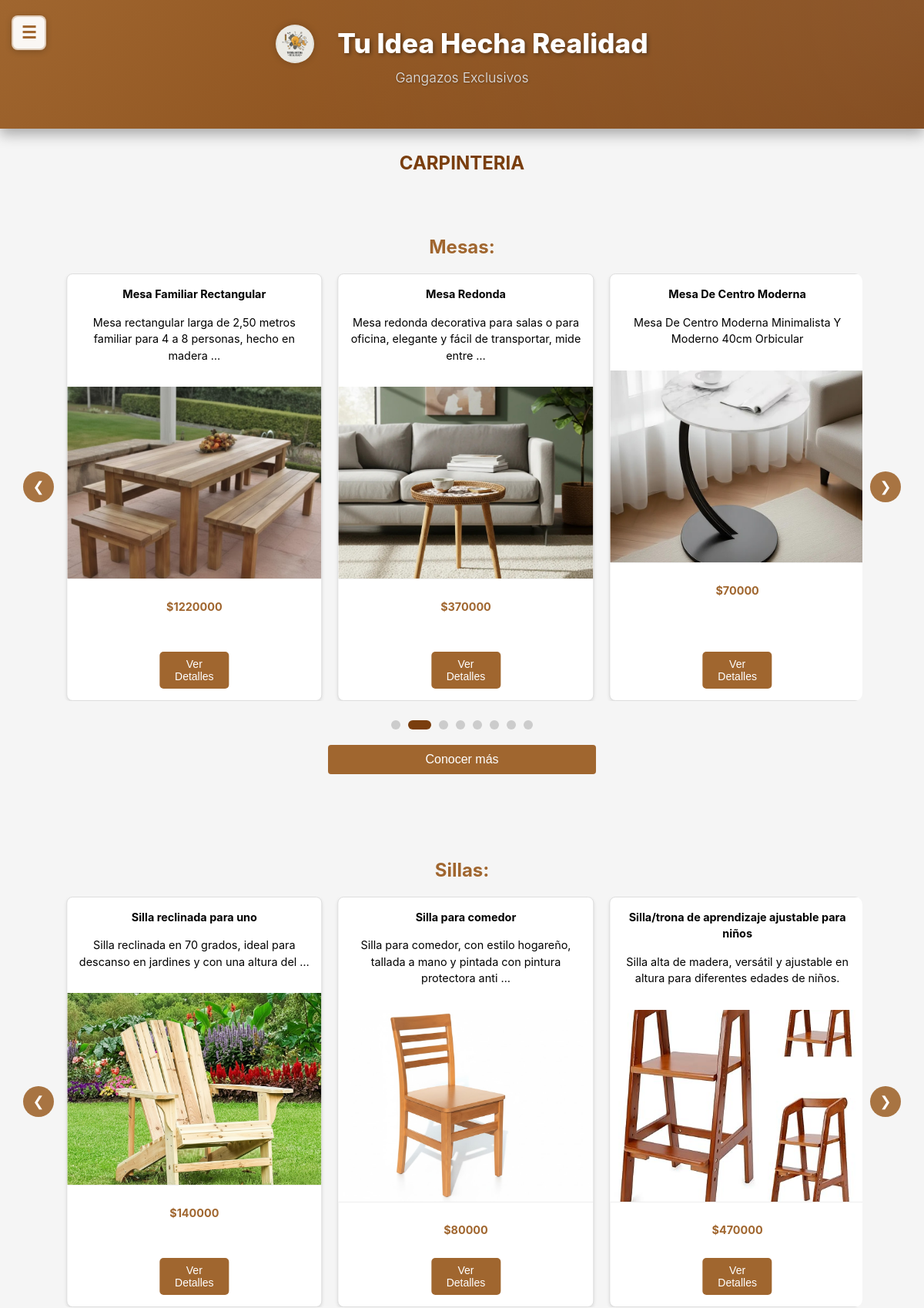
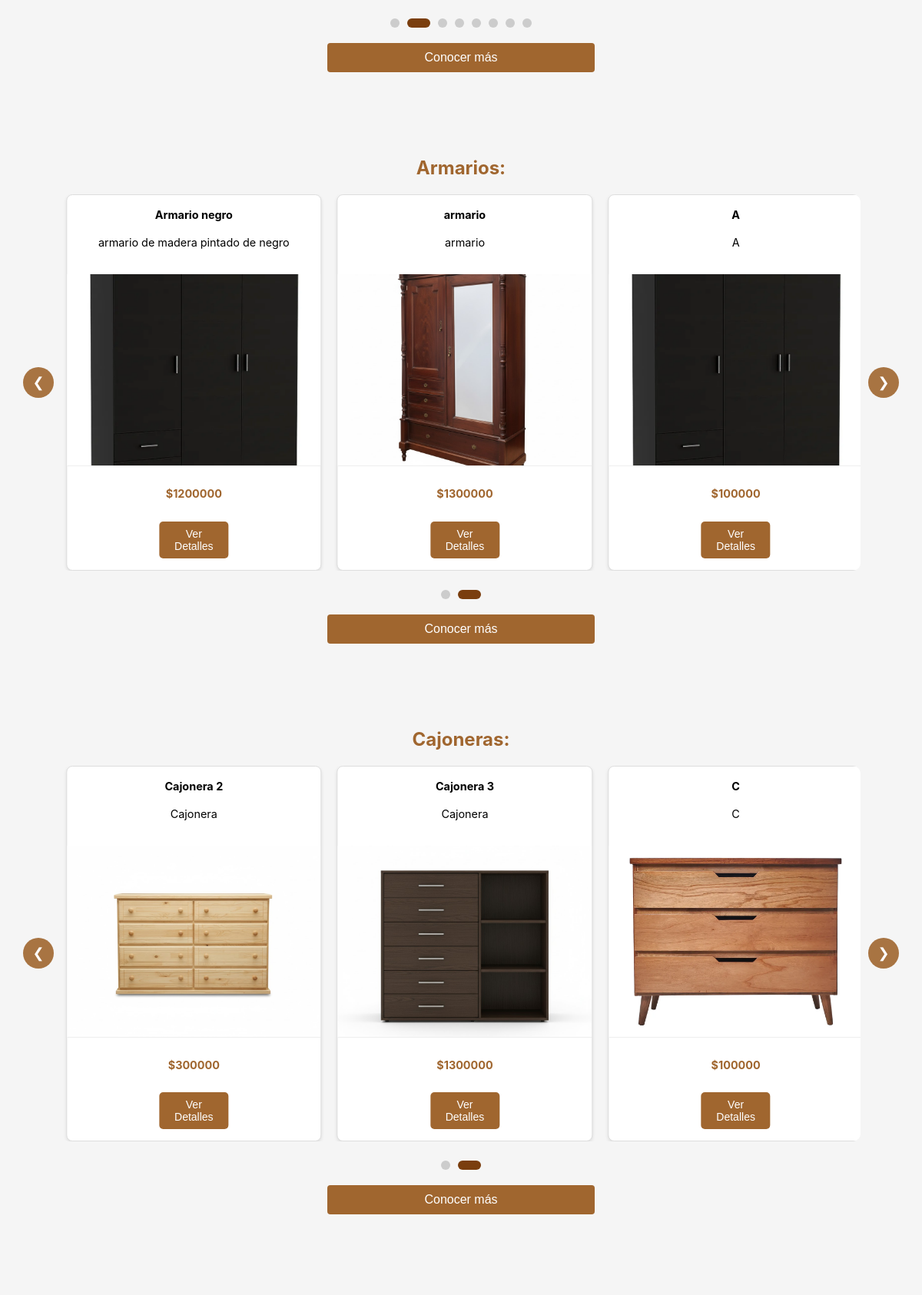
/productos/ (upper part), run on the app's committed database (2 pictures, top to bottom).
### core/models.py (models this page shows)
class Mesas(models.Model):
    nombre1 = models.CharField(max_length=100)
    descripcion1 = models.CharField(max_length=250, default='', blank=True,null=True)
    precio1 = models.DecimalField(max_digits=10, decimal_places=2)
    imagen1 = models.ImageField(upload_to='uploads/productos/')
    cantidad_disponible = models.IntegerField(default=0)
    is_active = models.BooleanField(default=True)

class Sillas(models.Model):
    nombre2 = models.CharField(max_length=100)
    descripcion2 = models.CharField(max_length=250, default='', blank=True,null=True)
    precio2 = models.DecimalField(max_digits=10, decimal_places=2)
    imagen2 = models.ImageField(upload_to='uploads/productos/')
    cantidad_disponible = models.IntegerField(default=0)
    is_active = models.BooleanField(default=True)

class Armarios(models.Model):
    nombre3 = models.CharField(max_length=100)
    descripcion3 = models.CharField(max_length=250, default='', blank=True,null=True)
    precio3 = models.DecimalField(max_digits=10, decimal_places=2)
    imagen3 = models.ImageField(upload_to='uploads/productos/')
    cantidad_disponible = models.IntegerField(default=0)
    is_active = models.BooleanField(default=True)

class Cajoneras(models.Model):
    nombre4 = models.CharField(max_length=100)
    descripcion4 = models.CharField(max_length=250, default='', blank=True,null=True)
    precio4 = models.DecimalField(max_digits=10, decimal_places=2)
    imagen4 = models.ImageField(upload_to='uploads/productos/')
    cantidad_disponible = models.IntegerField(default=0)
    is_active = models.BooleanField(default=True)

### core/views.py (the view, shortened to what this page needs)
# urls.py: path('productos/',views.productos,name='productos'),
def productos(request):
    usernameCliente = request.session.get('usernameCliente')
    usuario = None
    if usernameCliente:
        try:
            usuario = UserClientes.objects.get(usernameCliente=usernameCliente)
        except UserClientes.DoesNotExist:
            pass
    mesas = Mesas.objects.filter(is_active=True)[:10]
    sillas = Sillas.objects.filter(is_active=True)[:10]
    armarios = Armarios.objects.filter(is_active=True)[:10]
    cajoneras = Cajoneras.objects.filter(is_active=True)[:10]
    escritorios = Escritorios.objects.filter(is_active=True)[:10]
    utensilios = Utensilios.objects.filter(is_active=True)[:10]
    context = {
        'usuario': usuario,
        'mesas': mesas,
        'sillas': sillas,
        'armarios': armarios,
        'cajoneras': cajoneras,
        'escritorios': escritorios,
        'utensilios': utensilios,
    }
    return render(request, 'core/productos.html', context)

### core/context_processors.py (called while the page is built, shortened)
def idea_notifications(request):
    username_cliente = request.session.get('usernameCliente')
    username_empresa = request.session.get('usernameEmpresa')
    has_notif = False
    try:
        if username_cliente:
            has_notif = MensajeIdea.objects.filter(
                idea__autor=username_cliente,
                remitente_tipo='empresa',
                leido=False
            ).exists()
    except Exception as e:
        print(f"Error en idea_notifications: {str(e)}")
        has_notif = False
    return {
        'has_idea_notifications': has_notif
    }

### core/templates/core/productos.html (shortened to what this page needs)
<!DOCTYPE html>
<html lang="es">
<head>
    {% load static %}
    <link rel="stylesheet" href="{% static 'core/css/styles.css' %}">
    <link rel="stylesheet" href="{% static 'core/css/responsive.css' %}">
</head>
<body>
<div class="main-content-wrapper">
  <header>
    <button class="sidebar-toggle" onclick="toggleSidebar()">☰</button>
    <h1>
      <img src="{% static 'core/img/Gemini_Generated_Image_tzay6utzay6utzay.jfif' %}" alt="Logo" class="header-logo">
      Tu Idea Hecha Realidad
    </h1>
    <p class="subtitulo">Gangazos Exclusivos</p>
  </header>
    <section>
        <div>
            <h2>CARPINTERIA</h2>
            <br>
        </div>
        {% if mesas %}
        <section class="seccion-at">
            <div>
                <h3>Mesas:</h3>
                <div class="carousel-productos-container" data-categoria="mesas">
                    <button class="carousel-btn prev-btn" onclick="moveProductosCarousel('mesas', -1)">❮</button>
                    <div class="carousel-productos-wrapper">
                        <div class="carousel-productos-track" id="mesasTrack">
                            {% for mesa in mesas %}
                            <div class="articulo carousel-item">
                                <div>
                                    <div>
                                        <div class="contenido-articulo">
                                            <p><b>{{ mesa.nombre1 }}</b></p>
                                            <p>{{ mesa.descripcion1|truncatewords:15 }}</p>
                                        </div>
                                    </div>
                                </div>
                                {% if mesa.imagen1 %}
                                <img src="{{ mesa.imagen1.url }}" alt="{{ mesa.nombre1 }}">
                                {% else %}
                                <img src="{% static 'core/img/Mesa.jpg' %}" alt="{{ mesa.nombre1 }}">
                                {% endif %}
                                <div class="contenido-articulo">
                                    <p class="precio-destacado">${{ mesa.precio1|floatformat:0 }}</p>
                                    <button class="btn-ver-detalles" onclick="mostrarDetalles('mesa', {{ mesa.id }}, '{{ mesa.nombre1|escapejs }}', '{{ mesa.descripcion1|escapejs }}', '{{ mesa.precio1 }}', '{% if mesa.imagen1 %}{{ mesa.imagen1.url }}{% else %}{% static 'core/img/Mesa.jpg' %}{% endif %}')">Ver Detalles</button>
                                </div>
                            </div>
                            {% empty %}
                            <div class="articulo carousel-item">
                                <div class="contenido-articulo">
                                    <p>No hay productos disponibles</p>
                                </div>
                            </div>
                            {% endfor %}
                        </div>
                    </div>
                    <button class="carousel-btn next-btn" onclick="moveProductosCarousel('mesas', 1)">❯</button>
                </div>
                <div class="carousel-indicators" id="mesasIndicators"></div>
                <br>
                <button><a href="{% url 'ceramica' %}">Conocer más</a></button>
            </div>
        </section>
        <br>
        <br>
        {% endif %}
        {% if sillas %}
        <section class="seccion-at">
            <div>
                <h3>Sillas:</h3>
                <div class="carousel-productos-container" data-categoria="sillas">
                    <button class="carousel-btn prev-btn" onclick="moveProductosCarousel('sillas', -1)">❮</button>
                    <div class="carousel-productos-wrapper">
                        <div class="carousel-productos-track" id="sillasTrack">
                            {% for silla in sillas %}
                            <div class="articulo carousel-item">
                                <div>
                                    <div>
                                        <div class="contenido-articulo">
                                            <p><b>{{ silla.nombre2 }}</b></p>
                                            <p>{{ silla.descripcion2|truncatewords:15 }}</p>
                                        </div>
                                    </div>
                                </div>
                                {% if silla.imagen2 %}
                                <img src="{{ silla.imagen2.url }}" alt="{{ silla.nombre2 }}">
                                {% else %}
                                <img src="{% static 'core/img/Sillas.jpg' %}" alt="{{ silla.nombre2 }}">
                                {% endif %}
                                <div class="contenido-articulo">
                                    <p class="precio-destacado">${{ silla.precio2|floatformat:0 }}</p>
                                    <button class="btn-ver-detalles" onclick="mostrarDetalles('silla', {{ silla.id }}, '{{ silla.nombre2|escapejs }}', '{{ silla.descripcion2|escapejs }}', '{{ silla.precio2 }}', '{% if silla.imagen2 %}{{ silla.imagen2.url }}{% else %}{% static 'core/img/Sillas.jpg' %}{% endif %}')">Ver Detalles</button>
                                </div>
                            </div>
                            {% empty %}
                            <div class="articulo carousel-item">
                                <div class="contenido-articulo">
                                    <p>No hay productos disponibles</p>
                                </div>
                            </div>
                            {% endfor %}
                        </div>
                    </div>
                    <button class="carousel-btn next-btn" onclick="moveProductosCarousel('sillas', 1)">❯</button>
                </div>
                <div class="carousel-indicators" id="sillasIndicators"></div>
                <br>
                <button><a href="{% url 'vidrieria' %}">Conocer más</a></button>
            </div>
        </section>
        <br>
        <br>
        {% endif %}
        {% if armarios %}
        <section class="seccion-at">
            <div>
                <h3>Armarios:</h3>
                <div class="carousel-productos-container" data-categoria="armarios">
                    <button class="carousel-btn prev-btn" onclick="moveProductosCarousel('armarios', -1)">❮</button>
                    <div class="carousel-productos-wrapper">
                        <div class="carousel-productos-track" id="armariosTrack">
                            {% for armario in armarios %}
                            <div class="articulo carousel-item">
                                <div>
                                    <div>
                                        <div class="contenido-articulo">
                                            <p><b>{{ armario.nombre3 }}</b></p>
                                            <p>{{ armario.descripcion3|truncatewords:15 }}</p>
                                        </div>
                                    </div>
                                </div>
                                {% if armario.imagen3 %}
                                <img src="{{ armario.imagen3.url }}" alt="{{ armario.nombre3 }}">
                                {% else %}
                                <img src="{% static 'core/img/Armario.jpg' %}" alt="{{ armario.nombre3 }}">
                                {% endif %}
                                <div class="contenido-articulo">
                                    <p class="precio-destacado">${{ armario.precio3|floatformat:0 }}</p>
                                    <button class="btn-ver-detalles" onclick="mostrarDetalles('armario', {{ armario.id }}, '{{ armario.nombre3|escapejs }}', '{{ armario.descripcion3|escapejs }}', '{{ armario.precio3 }}', '{% if armario.imagen3 %}{{ armario.imagen3.url }}{% else %}{% static 'core/img/Armario.jpg' %}{% endif %}')">Ver Detalles</button>
                                </div>
                            </div>
                            {% empty %}
                            <div class="articulo carousel-item">
                                <div class="contenido-articulo">
                                    <p>No hay productos disponibles</p>
                                </div>
                            </div>
                            {% endfor %}
                        </div>
                    </div>
                    <button class="carousel-btn next-btn" onclick="moveProductosCarousel('armarios', 1)">❯</button>
                </div>
                <div class="carousel-indicators" id="armariosIndicators"></div>
                <br>
                <button><a href="{% url 'carpinteria' %}">Conocer más</a></button>
            </div>
        </section>
        <br>
        <br>
        {% endif %}
        {% if cajoneras %}
        <section class="seccion-at">
            <div>
                <h3>Cajoneras:</h3>
                <div class="carousel-productos-container" data-categoria="cajoneras">
                    <button class="carousel-btn prev-btn" onclick="moveProductosCarousel('cajoneras', -1)">❮</button>
                    <div class="carousel-productos-wrapper">
                        <div class="carousel-productos-track" id="cajonerasTrack">
                            {% for cajonera in cajoneras %}
                            <div class="articulo carousel-item">
                                <div>
                                    <div>
                                        <div class="contenido-articulo">
                                            <p><b>{{ cajonera.nombre4 }}</b></p>
                                            <p>{{ cajonera.descripcion4|truncatewords:15 }}</p>
                                        </div>
                                    </div>
                                </div>
                                {% if cajonera.imagen4 %}
                                <img src="{{ cajonera.imagen4.url }}" alt="{{ cajonera.nombre4 }}">
                                {% else %}
                                <img src="{% static 'core/img/Cajonera1.webp' %}" alt="{{ cajonera.nombre4 }}">
                                {% endif %}
                                <div class="contenido-articulo">
                                    <p class="precio-destacado">${{ cajonera.precio4|floatformat:0 }}</p>
                                    <button class="btn-ver-detalles" onclick="mostrarDetalles('cajonera', {{ cajonera.id }}, '{{ cajonera.nombre4|escapejs }}', '{{ cajonera.descripcion4|escapejs }}', '{{ cajonera.precio4 }}', '{% if cajonera.imagen4 %}{{ cajonera.imagen4.url }}{% else %}{% static 'core/img/Cajonera1.webp' %}{% endif %}')">Ver Detalles</button>
                                </div>
                            </div>
                            {% empty %}
                            <div class="articulo carousel-item">
                                <div class="contenido-articulo">
                                    <p>No hay productos disponibles</p>
                                </div>
                            </div>
                            {% endfor %}
                        </div>
                    </div>
                    <button class="carousel-btn next-btn" onclick="moveProductosCarousel('cajoneras', 1)">❯</button>
                </div>
                <div class="carousel-indicators" id="cajonerasIndicators"></div>
                <br>
                <button><a href="{% url 'metaleria' %}">Conocer más</a></button>
            </div>
        </section>
        <br>
        <br>
        {% endif %}
        {% if escritorios %}
        <section class="seccion-at">
        </section>
        <br>
        <br>
        {% endif %}
    </section>
</div>
{% include 'core/floating_buttons.html' %}
{% include 'core/modal_notificaciones.html' %}
</body>
</html>

### core/static/core/css/responsive.css (style rules this page uses)
html { overflow-x: hidden; width: 100%; max-width: 100vw; }
body { overflow-x: hidden; width: 100%; max-width: 100vw; margin: 0; padding: 0; }
* { box-sizing: border-box; }
.sidebar-toggle { display: flex !important; position: fixed !important; top: 20px !important; left: 15px !important; z-index: 10003 !important; background: rgba(255, 255, 255, 0.95); color: #A0662F; border: 2px solid rgba(160, 102, 47, 0.3); width: 45px; height: 45px; border-radius: 8px; cursor: pointer; box-shadow: 0 2px 8px rgba(0, 0, 0, 0.2); transition: all 0.3s ease; font-size: 22px; align-items: center; justify-content: center; font-weight: bold; }
@media screen and (min-width: 1025px) and (max-width: 1366px) { .sidebar-toggle { display: flex !important; position: fixed !important; top: 20px !important; left: 15px !important; z-index: 10003 !important; align-items: center; justify-content: center; } }
@media screen and (min-width: 1025px) and (max-width: 1366px) { .main-content-wrapper { margin-left: 0 !important; width: 100% !important; padding: 0 20px 20px 20px; } }
@media screen and (min-width: 1025px) and (max-width: 1366px) { header h1 { font-size: 2.2rem; } }
@media screen and (min-width: 1025px) and (max-width: 1366px) { header .subtitulo { font-size: 1.1rem; } }

### data on the page
Mesas: nombre1 "Mesa Familiar Rectangular", descripcion1 "Mesa rectangular larga de 2,50 metros familiar para 4 a 8 personas, hecho en madera …", imagen1 (picture), precio1 "1220000"
Mesas: nombre1 "Mesa Redonda", descripcion1 "Mesa redonda decorativa para salas o para oficina, elegante y fácil de transportar, mide entre …", imagen1 (picture), precio1 "370000"
Mesas: nombre1 "Mesa De Centro Moderna", descripcion1 "Mesa De Centro Moderna Minimalista Y Moderno 40cm Orbicular", imagen1 (picture), precio1 "70000"
Sillas: nombre2 "Silla reclinada para uno", descripcion2 "Silla reclinada en 70 grados, ideal para descanso en jardines y con una altura del …", imagen2 (picture), precio2 "140000"
Sillas: nombre2 "Silla para comedor", descripcion2 "Silla para comedor, con estilo hogareño, tallada a mano y pintada con pintura protectora anti …", imagen2 (picture), precio2 "80000"
Sillas: nombre2 "Silla/trona de aprendizaje ajustable para niños", descripcion2 "Silla alta de madera, versátil y ajustable en altura para diferentes edades de niños.", imagen2 (picture), precio2 "470000"
Armarios: nombre3 "Armario negro", descripcion3 "armario de madera pintado de negro", imagen3 (picture), precio3 "1200000"
Armarios: nombre3 "armario", descripcion3 "armario", imagen3 (picture), precio3 "1300000"
Armarios: nombre3 "A", descripcion3 "A", imagen3 (picture), precio3 "100000"
Cajoneras: nombre4 "Cajonera 2", descripcion4 "Cajonera", imagen4 (picture), precio4 "300000"
Cajoneras: nombre4 "Cajonera 3", descripcion4 "Cajonera", imagen4 (picture), precio4 "1300000"
Cajoneras: nombre4 "C", descripcion4 "C", imagen4 (picture), precio4 "100000"
